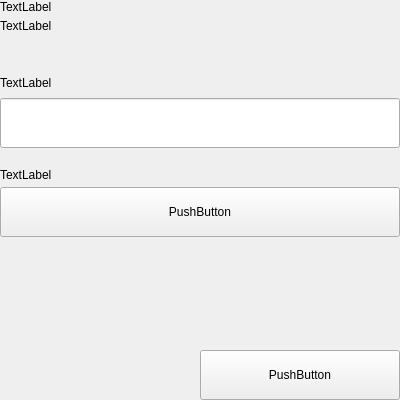
<?xml version="1.0" encoding="UTF-8"?>
<ui version="4.0">
 <class>SettingsBackupWallet</class>
 <widget class="QWidget" name="SettingsBackupWallet">
  <property name="geometry">
   <rect>
    <x>0</x>
    <y>0</y>
    <width>400</width>
    <height>400</height>
   </rect>
  </property>
  <property name="windowTitle">
   <string>Form</string>
  </property>
  <layout class="QVBoxLayout" name="verticalLayout">
   <property name="spacing">
    <number>0</number>
   </property>
   <property name="leftMargin">
    <number>0</number>
   </property>
   <property name="topMargin">
    <number>0</number>
   </property>
   <property name="rightMargin">
    <number>0</number>
   </property>
   <property name="bottomMargin">
    <number>0</number>
   </property>
   <item>
    <widget class="QWidget" name="left" native="true">
     <layout class="QVBoxLayout" name="verticalLayout_3">
      <property name="leftMargin">
       <number>0</number>
      </property>
      <property name="topMargin">
       <number>0</number>
      </property>
      <property name="rightMargin">
       <number>0</number>
      </property>
      <property name="bottomMargin">
       <number>0</number>
      </property>
      <item>
       <layout class="QVBoxLayout" name="verticalLayout_2">
        <property name="spacing">
         <number>0</number>
        </property>
        <item>
         <layout class="QHBoxLayout" name="horizontalLayout_3">
          <property name="spacing">
           <number>0</number>
          </property>
          <item>
           <layout class="QVBoxLayout" name="verticalLayoutTitle">
            <property name="spacing">
             <number>5</number>
            </property>
            <item>
             <widget class="QLabel" name="labelTitle">
              <property name="text">
               <string>TextLabel</string>
              </property>
             </widget>
            </item>
            <item>
             <widget class="QLabel" name="labelSubtitle1">
              <property name="text">
               <string>TextLabel</string>
              </property>
              <property name="wordWrap">
               <bool>true</bool>
              </property>
             </widget>
            </item>
           </layout>
          </item>
         </layout>
        </item>
        <item>
         <layout class="QHBoxLayout" name="horizontalLayout_5"/>
        </item>
        <item>
         <spacer name="verticalSpacer_2">
          <property name="orientation">
           <enum>Qt::Vertical</enum>
          </property>
          <property name="sizeType">
           <enum>QSizePolicy::Fixed</enum>
          </property>
          <property name="sizeHint" stdset="0">
           <size>
            <width>20</width>
            <height>40</height>
           </size>
          </property>
         </spacer>
        </item>
        <item>
         <layout class="QHBoxLayout" name="horizontalLayout_6" stretch="2">
          <property name="spacing">
           <number>0</number>
          </property>
          <item>
           <layout class="QVBoxLayout" name="verticalLayout_7">
            <property name="spacing">
             <number>5</number>
            </property>
            <item>
             <widget class="QLabel" name="labelSubtitleName">
              <property name="minimumSize">
               <size>
                <width>0</width>
                <height>20</height>
               </size>
              </property>
              <property name="maximumSize">
               <size>
                <width>16777215</width>
                <height>20</height>
               </size>
              </property>
              <property name="text">
               <string>TextLabel</string>
              </property>
             </widget>
            </item>
            <item>
             <widget class="QLineEdit" name="lineEditName">
              <property name="minimumSize">
               <size>
                <width>0</width>
                <height>50</height>
               </size>
              </property>
              <property name="maximumSize">
               <size>
                <width>16777215</width>
                <height>50</height>
               </size>
              </property>
             </widget>
            </item>
           </layout>
          </item>
         </layout>
        </item>
        <item>
         <spacer name="verticalSpacer_3">
          <property name="orientation">
           <enum>Qt::Vertical</enum>
          </property>
          <property name="sizeType">
           <enum>QSizePolicy::Fixed</enum>
          </property>
          <property name="sizeHint" stdset="0">
           <size>
            <width>20</width>
            <height>20</height>
           </size>
          </property>
         </spacer>
        </item>
        <item>
         <layout class="QVBoxLayout" name="verticalLayout_9">
          <property name="spacing">
           <number>5</number>
          </property>
          <item>
           <widget class="QLabel" name="labelSubtitleLocation">
            <property name="text">
             <string>TextLabel</string>
            </property>
           </widget>
          </item>
          <item>
           <widget class="QPushButton" name="pushButtonDocuments">
            <property name="minimumSize">
             <size>
              <width>0</width>
              <height>50</height>
             </size>
            </property>
            <property name="maximumSize">
             <size>
              <width>16777215</width>
              <height>50</height>
             </size>
            </property>
            <property name="text">
             <string>PushButton</string>
            </property>
           </widget>
          </item>
         </layout>
        </item>
        <item>
         <spacer name="verticalSpacer_4">
          <property name="orientation">
           <enum>Qt::Vertical</enum>
          </property>
          <property name="sizeType">
           <enum>QSizePolicy::Fixed</enum>
          </property>
          <property name="sizeHint" stdset="0">
           <size>
            <width>20</width>
            <height>20</height>
           </size>
          </property>
         </spacer>
        </item>
        <item>
         <spacer name="verticalSpacer">
          <property name="orientation">
           <enum>Qt::Vertical</enum>
          </property>
          <property name="sizeHint" stdset="0">
           <size>
            <width>20</width>
            <height>40</height>
           </size>
          </property>
         </spacer>
        </item>
        <item>
         <layout class="QHBoxLayout" name="horizontalLayout_7">
          <item>
           <spacer name="horizontalSpacer_5">
            <property name="orientation">
             <enum>Qt::Horizontal</enum>
            </property>
            <property name="sizeType">
             <enum>QSizePolicy::Expanding</enum>
            </property>
            <property name="sizeHint" stdset="0">
             <size>
              <width>40</width>
              <height>20</height>
             </size>
            </property>
           </spacer>
          </item>
          <item>
           <widget class="QPushButton" name="pushButtonSave">
            <property name="minimumSize">
             <size>
              <width>200</width>
              <height>50</height>
             </size>
            </property>
            <property name="maximumSize">
             <size>
              <width>200</width>
              <height>50</height>
             </size>
            </property>
            <property name="text">
             <string>PushButton</string>
            </property>
           </widget>
          </item>
         </layout>
        </item>
       </layout>
      </item>
     </layout>
    </widget>
   </item>
  </layout>
 </widget>
 <resources/>
 <connections/>
</ui>
